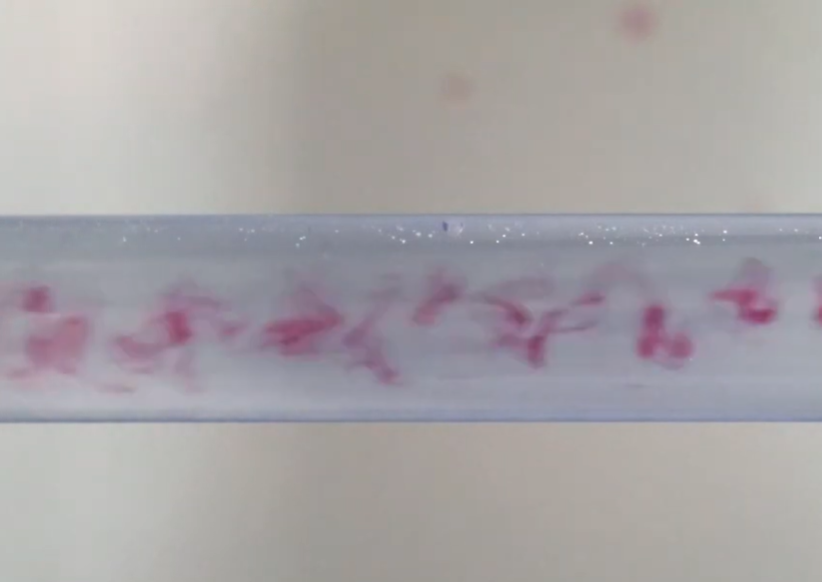
#> input picture t1.png, 822 x 582 px
$ python -i process_image.py   (imports and definitions only)
#> lines starting #> are read from the running program, lines starting #| are printed output that depends on the picture; after the words box and inside, x2 and y2 are one past the last pixel; in counts of white or black regions, pixels touching at a corner belong together
#> further down, picture is the input picture: shape (582, 822, 3); mean B, G, R 165.8, 163.5, 167.5
"""Image analysis pipeline for dye flow screenshot.

This script detects red corner markers, crops the region they delimit,
estimates the dye-covered area, and extracts numeric readouts from the
bottom-right of the image. Outputs are written into the specified output
directory.
"""
from __future__ import annotations

import argparse
import csv
from dataclasses import dataclass
from pathlib import Path
from typing import Iterable, List, Optional, Sequence, Tuple

import cv2
import numpy as np
import pytesseract

# ---------------------------------------------------------------------------
# Tunable parameters
# ---------------------------------------------------------------------------

# Marker detection
MARKER_MIN_AREA = 80  # Smallest contour area (in pixels) considered a valid red marker.
RED_HSV_RANGE_1 = (np.array([0, 100, 100], dtype=np.uint8), np.array([10, 255, 255], dtype=np.uint8))
# HSV lower/upper bounds capturing the lower portion of the red spectrum.
RED_HSV_RANGE_2 = (np.array([160, 100, 100], dtype=np.uint8), np.array([179, 255, 255], dtype=np.uint8))
# HSV lower/upper bounds capturing the upper portion of the red spectrum.
MARKER_KERNEL_SIZE = (5, 5)  # Elliptical kernel size for cleaning the red marker mask.
MARKER_OPEN_ITERATIONS = 2  # Number of opening operations to remove small noise in marker mask.
MARKER_DILATE_ITERATIONS = 1  # Number of dilation steps to merge fragmented marker regions.

# Contrast enhancement
CLAHE_CLIP_LIMIT = 2.5  # Clip limit for CLAHE; higher values increase local contrast more strongly.
CLAHE_TILE_GRID_SIZE = (8, 8)  # Grid size for CLAHE; smaller grids adapt more locally to contrast changes.

# Cropping
DEFAULT_CROP_PADDING =-145  # Extra pixels included around detected markers when cropping the region of interest.

# Dye area segmentation
GAUSSIAN_BLUR_KERNEL = (5, 5)  # Kernel size for smoothing the saturation channel before thresholding.
DYE_MASK_KERNEL_SIZE = (20, 20)  # Elliptical kernel size for morphological cleanup of the dye mask.
DYE_MASK_OPEN_ITERATIONS = 1  # Number of opening steps to remove isolated pixels in the dye mask.
DYE_MASK_CLOSE_ITERATIONS = 2  # Number of closing steps to fill small gaps in the dye mask.

# Digits region extraction
DEFAULT_DIGITS_WIDTH_RATIO = 0.22  # Horizontal proportion of the image captured for the bottom-right digits crop.
DEFAULT_DIGITS_HEIGHT_RATIO = 0.22  # Vertical proportion of the image captured for the bottom-right digits crop.

# Digit preprocessing
DIGIT_CLAHE_CLIP_LIMIT = 1 # CLAHE clip limit for digit preprocessing to sharpen contrast.
DIGIT_CLAHE_TILE_GRID_SIZE = (4, 4)  # CLAHE tile grid size for digit preprocessing.
DIGIT_SCALE_FACTOR = 5  # Upscaling factor applied before thresholding to improve OCR accuracy.
DIGIT_THRESH_KERNEL_SIZE = (4, 4)  # Kernel size for morphological closing on the digit mask.
DIGIT_MEDIAN_BLUR_SIZE = 1  # Median blur aperture size for removing salt-and-pepper noise after thresholding.
DIGIT_BORDER_PADDING = 10  # Extra white border (in pixels) added around the processed digit crop before OCR.

# OCR
TESSERACT_CONFIG = "--psm 7 --oem 1 -c tessedit_char_whitelist=0123456789."  # OCR engine configuration string.

# Visualization
OVERLAY_COLOR = (0, 0, 255)  # BGR color for overlaying the dye mask on the original image.
OVERLAY_ALPHA = 0.4  # Opacity for the dye mask overlay; higher values increase mask prominence.
MARKER_ANNOTATION_COLOR = (0, 255, 0)  # BGR color for drawing marker annotations on preview images.
MARKER_CROSS_SIZE = 20  # Size of the cross marker drawn at detected marker centers.
MARKER_CROSS_THICKNESS = 2  # Line thickness of the cross marker overlay.
MARKER_CIRCLE_RADIUS = 10  # Radius of the circle drawn around each detected marker.
MARKER_CIRCLE_THICKNESS = 2  # Line thickness of the marker circle overlay.


@dataclass
class MarkerDetection:
    """Data structure storing marker information."""

    center: Tuple[int, int]
    area: float
    contour: np.ndarray


@dataclass
class DyeAreaResult:
    """Summary of dye segmentation."""

    mask: np.ndarray
    pixel_area: int
    area_ratio: float


@dataclass
class OcrDetection:
    """OCR result for a single token."""

    text: str
    confidence: float
    bbox: Tuple[int, int, int, int]


@dataclass
class SparseFlowResult:
    """Sparse optical flow vectors between two crops."""

    vectors: np.ndarray  # shape (N, 4) with columns [x, y, delta_x, delta_y]
    start_points: np.ndarray  # shape (N, 2) original feature coordinates
    end_points: np.ndarray  # shape (N, 2) tracked feature coordinates


# [5 lines left out: function load_image, not called in this run]


def detect_red_markers(image: np.ndarray, min_area: float = MARKER_MIN_AREA) -> List[MarkerDetection]:
#> called with min_area = 80
    hsv = cv2.cvtColor(image, cv2.COLOR_BGR2HSV)
#> hsv: shape (582, 822, 3); mean H, S, V 59.2, 18.6, 171.7
    lower_red1, upper_red1 = RED_HSV_RANGE_1
    lower_red2, upper_red2 = RED_HSV_RANGE_2

    mask1 = cv2.inRange(hsv, lower_red1, upper_red1)
#> mask1: shape (582, 822); every value is 0
    mask2 = cv2.inRange(hsv, lower_red2, upper_red2)
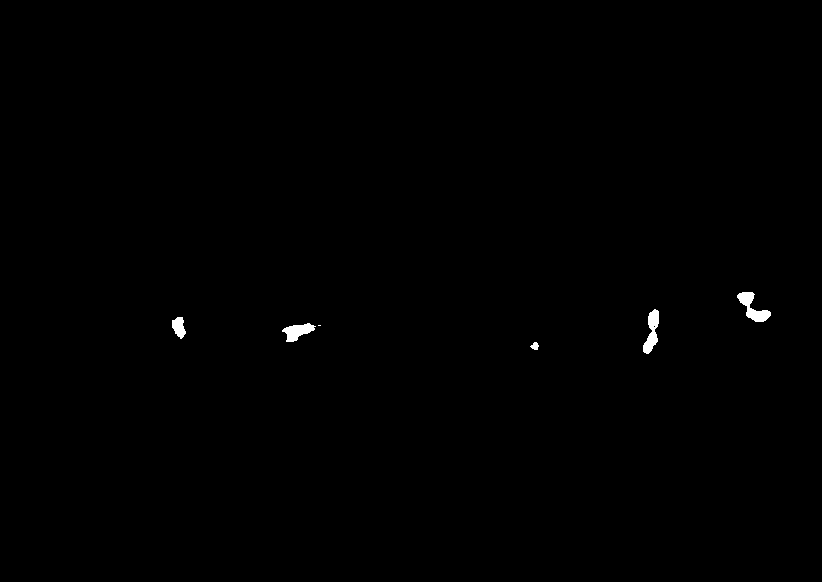
#> mask2: shape (582, 822); 0.3% white; 6 white regions (1 under 20 px), largest, box (x1, y1, x2, y2) and area: (737, 292, 771, 322) 436, (643, 309, 659, 354) 394, (282, 323, 316, 342) 351, (172, 317, 186, 339) 206, (530, 342, 539, 350) 47
    mask = cv2.bitwise_or(mask1, mask2)

    kernel = cv2.getStructuringElement(cv2.MORPH_ELLIPSE, MARKER_KERNEL_SIZE)
    mask = cv2.morphologyEx(mask, cv2.MORPH_OPEN, kernel, iterations=MARKER_OPEN_ITERATIONS)
#> mask: shape (582, 822); 0.25% white; 6 white regions, box (x1, y1, x2, y2) and area: (285, 323, 313, 342) 319, (747, 308, 770, 322) 225, (172, 318, 185, 336) 168, (738, 292, 754, 306) 167, (643, 334, 657, 353) 164, (648, 310, 659, 327) 151
    mask = cv2.morphologyEx(mask, cv2.MORPH_DILATE, kernel, iterations=MARKER_DILATE_ITERATIONS)
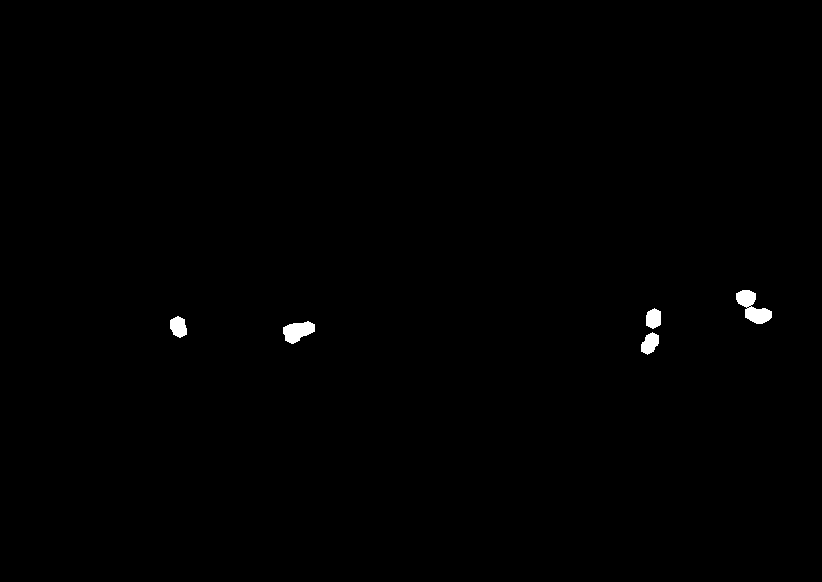
#> mask: shape (582, 822); 0.4% white; 5 white regions

    contours, _ = cv2.findContours(mask, cv2.RETR_EXTERNAL, cv2.CHAIN_APPROX_SIMPLE)
#> contours = 5 contours; box (x1, y1, x2, y2) and area: (736, 290, 772, 324) 571, (283, 321, 315, 344) 436, (170, 316, 187, 338) 249, (641, 332, 659, 355) 248, (646, 308, 661, 329) 224

    detections: List[MarkerDetection] = []
    for contour in contours:
        area = cv2.contourArea(contour)
        if area < min_area:
            continue
        moments = cv2.moments(contour)
        if moments["m00"] == 0:
            continue
        cx = int(moments["m10"] / moments["m00"])
        cy = int(moments["m01"] / moments["m00"])
        detections.append(MarkerDetection(center=(cx, cy), area=area, contour=contour))
#> this loop made 5 passes
#> (area, cx, cy) on passes 1 to 5: (248, 649, 343), (436, 297, 330), (249, 178, 326), (224.5, 653, 318), (571, 752, 307)
#> after the loop, detections = 5 items

    detections.sort(key=lambda d: d.area, reverse=True)
    if len(detections) < 2:
        raise RuntimeError("Expected at least two red markers but found fewer."
                           "Please verify the image or adjust detection parameters.")

    return detections[:2]


# [638 lines left out: functions enhance_contrast, crop_between_markers, crop_with_bounds, compute_sparse_vector_field, draw_sparse_flow, save_sparse_flow_sequence_to_csv and 13 more, not called in this run]


# [2 lines not run here, left out]

>>> import cv2
>>> picture = cv2.imread('t1.png')
>>> result = detect_red_markers(picture)
#> result = 2 items
